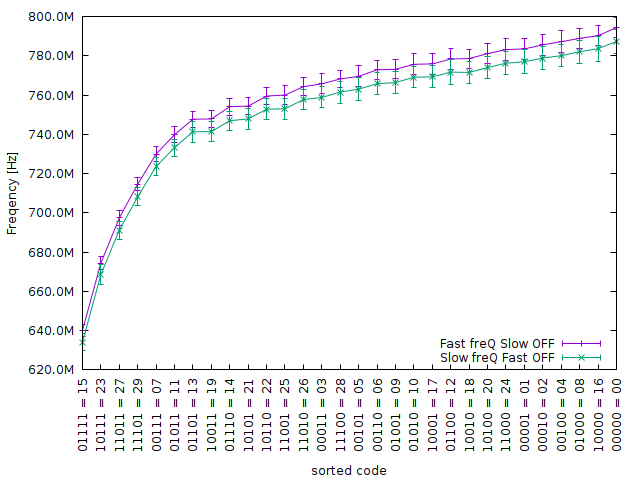

This chart was generated by the following gnuplot code:
set tics format "%.1s%c"
set xtics nomirror rotate by -270
set ylabel "Freqency [Hz]"
set key bottom
set xlabel 'sorted code'
# set format x "==%.3g" # marche pas ?
filename="ALONE_SF.dat"
plot "<sort -nk2 ".filename u 0:2:3:xtic(system(sprintf("python -c \"print(bin(%g)[2:].rjust(5,\\\"0\\\"))\"", $1)).sprintf(" = %02g", $1)) w yerrorlines t "Fast freQ Slow OFF",'' u 0:5:6 w yerrorlines t "Slow freQ Fast OFF"

#plot filename u 4:5:6
# binStr=system(sprintf("python -c \"print(bin(%g)[2:].rjust(8,\\\"0\\\"))\"", 9))

set term pngcairo font "Sans,9"
outfile=filename[0:strstrt(filename, ".")-1].".png"
set output outfile; replot; pr "[".outfile."] saved"
#system(sprintf("convert -resize 60%% %s %s ", outfile, outfile))
system(sprintf("convert -units PixelsPerInch %s -density 200 %s ", outfile, outfile))#<= avoid winword rescaling
set t qt 0 font "Sans,9"; replot
